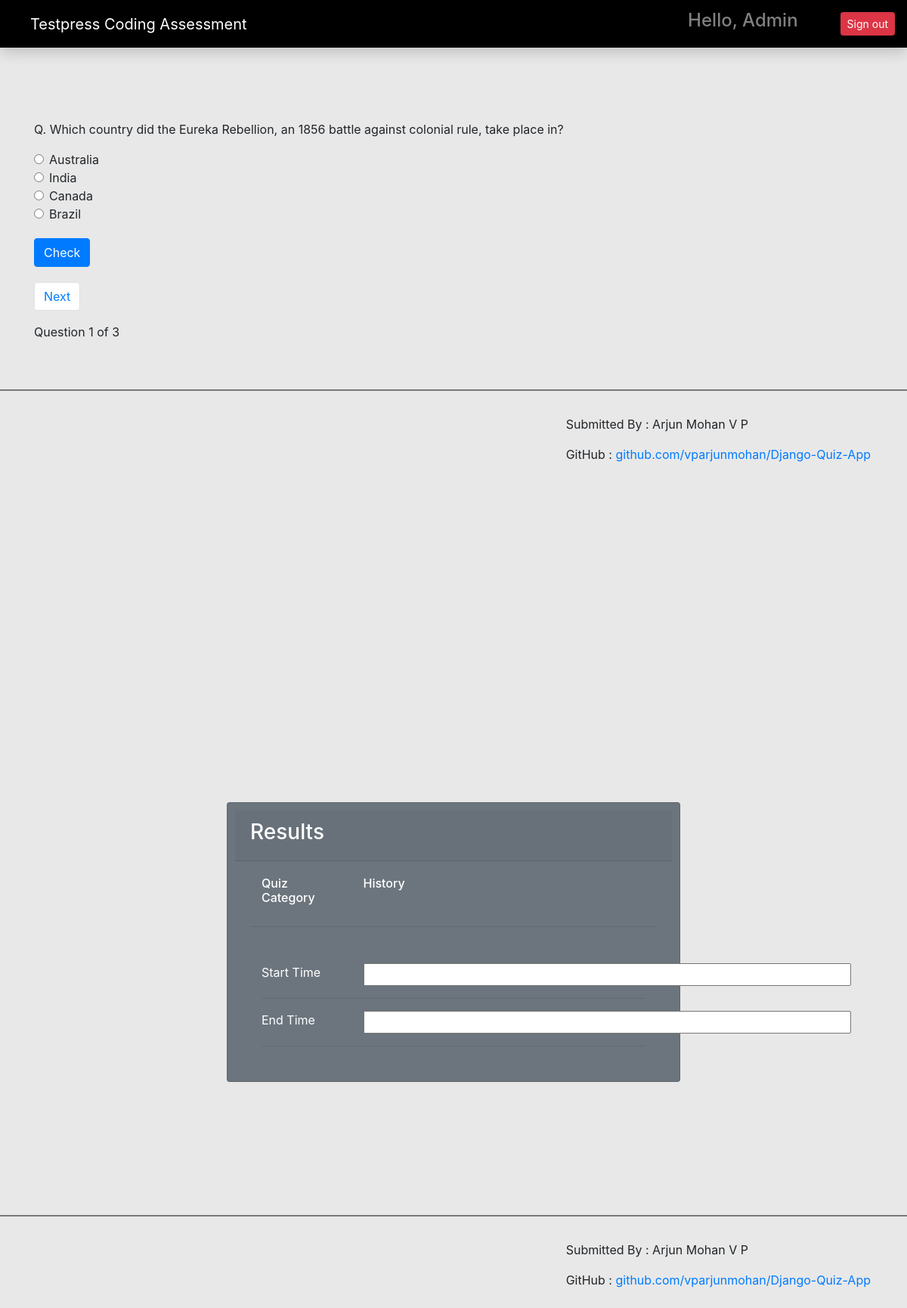
The page /quiz/category/3/ (signed in) on the database as committed earlier.
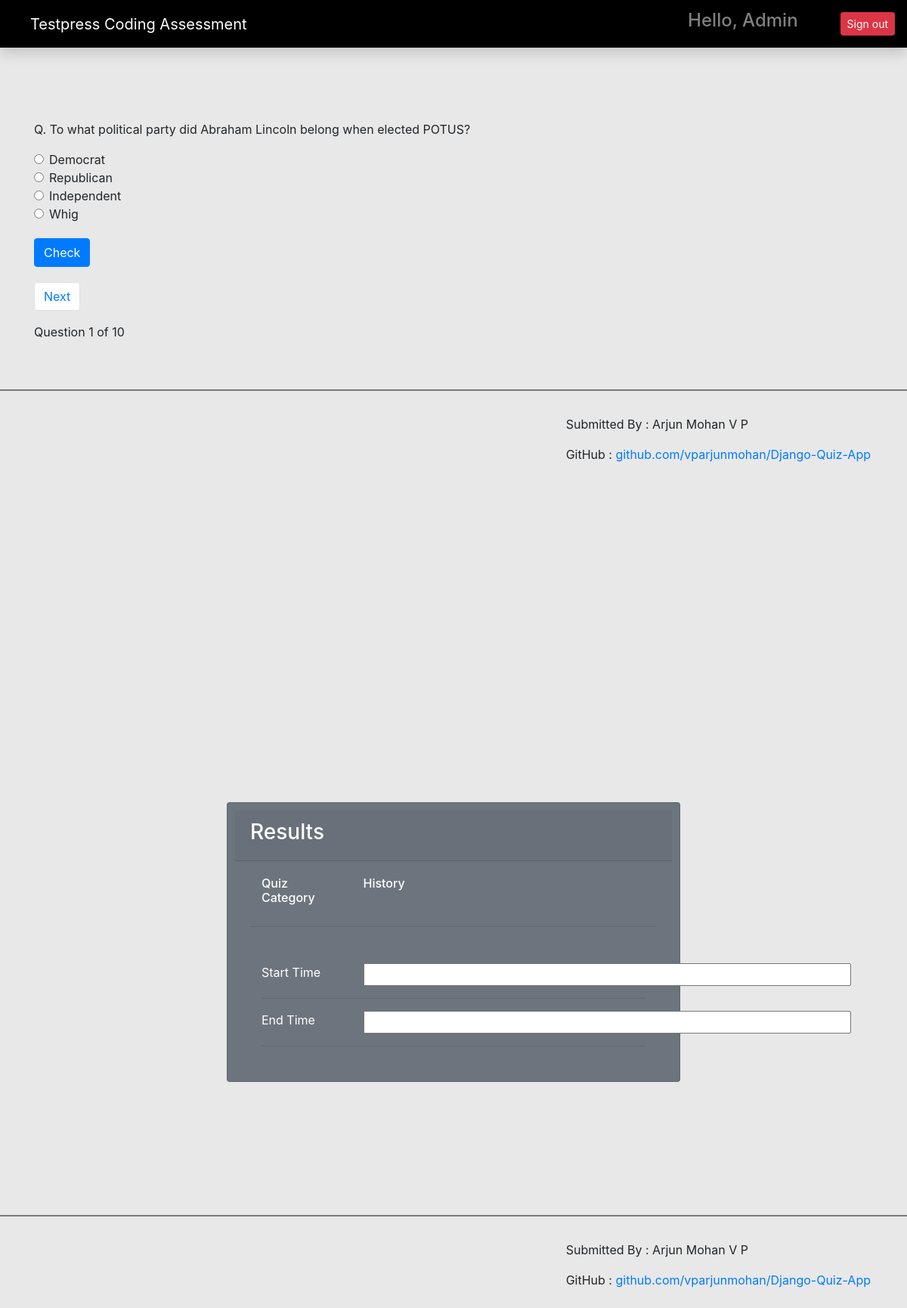
The same page on the database as committed later.
### quiz/models.py (models this page shows, shortened)
class Question(models.Model):
    choice = models.ForeignKey(Category, on_delete=models.CASCADE)
    question = models.CharField(max_length=250)
    answer = models.CharField(max_length=100)
    option_one = models.CharField(max_length=100)
    option_two = models.CharField(max_length=100)
    option_three = models.CharField(max_length=100, blank=True)
    option_four = models.CharField(max_length=100, blank=True)
    created_at = models.DateTimeField(auto_now_add=True)
    updated_at = models.DateTimeField(auto_now=True)

class Category(models.Model):
    owner = models.ForeignKey(to=User, on_delete=models.CASCADE)
    category = models.CharField(max_length=200)
    def __str__(self):
        return self.category

### quiz/views.py (the view, shortened to what this page needs)
# urls.py: path('category/<int:pk>/', take_quiz, name='take_quiz'),
@login_required(login_url='/login/')
def take_quiz(request, pk):
    questions = Question.objects.filter(choice=pk).order_by('-created_at')
    paginator = Paginator(questions,1)
    page_number = request.GET.get('page')
    page_obj = Paginator.get_page(paginator, page_number)
    context = {'questions': questions, 'page_obj': page_obj,}
    if request.method == 'GET':
        request.session['previous_page'] = request.path_info + "?page=" + request.GET.get("page", '1')
        return render(request, 'quiz.html', context)

### templates/quiz.html (shortened to what this page needs)
{% extends 'base.html' %}
{% load static %}
{% block content %}
<div id="section1">
<div class="container mt-5 pt-5">
{% for question in page_obj %}
<form action="" method="post">
  <p>Q. {{question.question}}</p>
  <div class="form-check">
  <input class="form-check-input" type="radio" name="option" id="option_one" value="{{question.option_one}}">
    {{question.option_one}}
</div>
<div class="form-check">
  <input class="form-check-input" type="radio" name="option" id="option_two" value="{{question.option_two}}">
    {{question.option_two}}
</div>
<div class="form-check">
  <input class="form-check-input" type="radio" name="option" id="option_three" value="{{question.option_three}}">
    {{question.option_three}}
</div>
<div class="form-check lower-radio">
  <input class="form-check-input" type="radio" name="option" id="option_four" value="{{question.option_four}}">
    {{question.option_four}}
</div>
  <input class="btn btn-primary check-btn" type="submit" value="Check" id="check" onclick="displayRadioValue();"/>
</form>
</div>
{% endfor %}
<div class="container">
  <div class="pagination-btns">
    <ol class="pagination align-right mr-auto">
    {% if page_obj.has_next %}
      <li class="page-item">
        <a id="next-btn" class="page-link btn btn-success" href="?page={{ page_obj.next_page_number }}" id="next-button" >Next</a>
      </li>
      {% endif %}
    </ol>
Question {{page_obj.number}} of {{page_obj.paginator.num_pages}}
</div>
</div>
    <br><br>
<hr style="height:1px;color:gray;background-color:gray;">
<footer class="mr-lg-5 mt-3" style="float:right;">
  <p>Submitted By : Arjun Mohan V P</p>
  <p>GitHub : <a href="https://github.com/vparjunmohan/Django-Quiz-App" target=_blank>github.com/vparjunmohan/Django-Quiz-App</a></p>
</footer>
</div>
<div  id="section2">
<div class="card text-white bg-secondary mb-3 quizresults">
    <div class="card-header"><h3>Results</h3></div>
    <div class="card-body">
    <div class="container">
    <div class="row">
      <h6 class="card-title col-3">Quiz Category</h6>
      {% for question in page_obj %}
      <h6 class="card-title col-8">{{question.choice}} </h6>
      {% endfor %}
    </div>
    </div>
    <hr>
      <div class="container mt-lg-5">
      <div class="row">
        <div class="col-3">Start Time</div>
        <div class="col-8" id="displayStartTime">
        <input type="text" size="58" id="startTimeField" readonly="true">
        </div>
      </div>
      <hr>
      <div class="row">
        <div class="col-3">End Time</div>
        <div class="col-8" id="displayEndTime">
        <input type="text" size="58" id="endTimeField" readonly="true">
        </div>
      </div>
      <hr>
      </div>
    </div>
  </div>
      <br><br><br><br><br><br>
<hr style="height:1px;color:gray;background-color:gray;">
<footer class="mr-lg-5 mt-3" style="float:right;">
  <p>Submitted By : Arjun Mohan V P</p>
  <p>GitHub : <a href="https://github.com/vparjunmohan/Django-Quiz-App" target=_blank>github.com/vparjunmohan/Django-Quiz-App</a></p>
</footer>
</div>
{% endblock content %}

Rows that differ between the two databases and show on the page:
no longer on this page (row unchanged): Question: question "Which country did the Eureka Rebellion, an 1856 battle against colonial rule, take place in?", option_one "Australia", option_two "India", option_three "Canada", option_four "Brazil", choice "History"
added Question: question "To what political party did Abraham Lincoln belong when elected POTUS?", option_one "Democrat", option_two "Republican", option_three "Independent", option_four "Whig", choice "History"
Other text that changed with them:
{{ page_obj.paginator.num_pages }}: "3" → "10"
